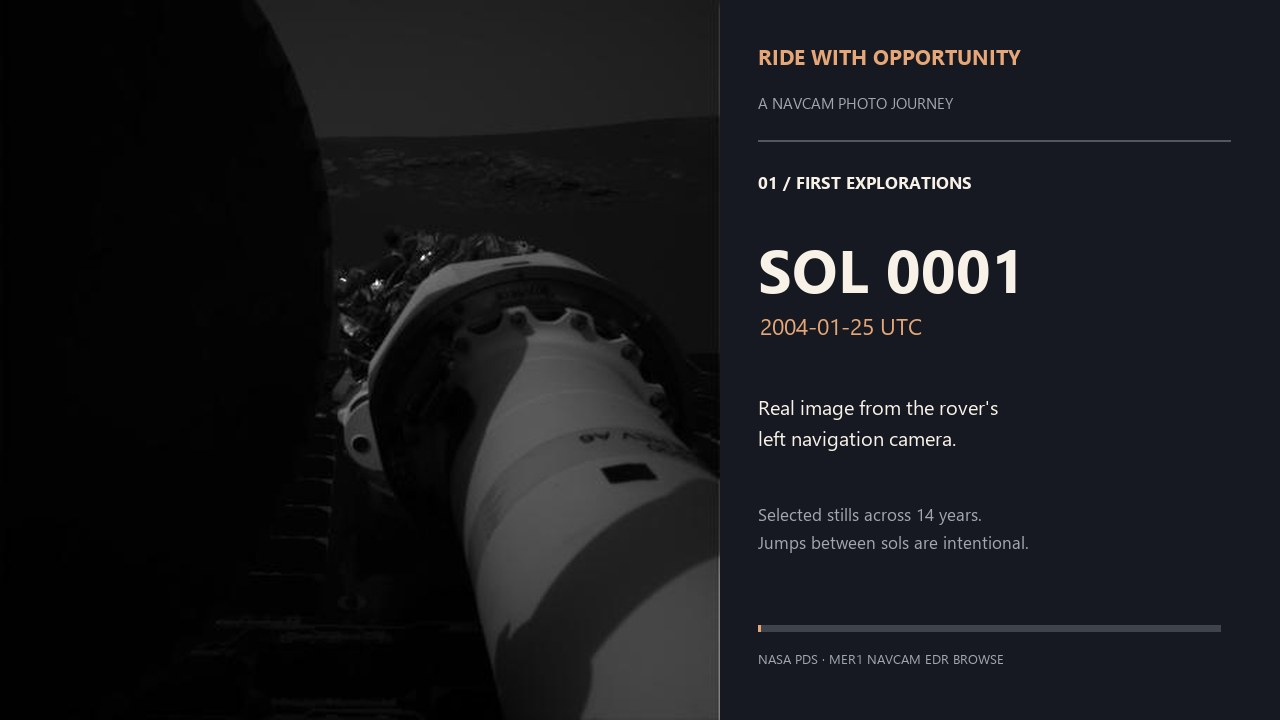
#> input picture ride/frames/frame_0001.jpg, 1280 x 720 px; its folder holds only this picture in this run
$ python audit_ride.py
#> lines starting #> are read from the running program, lines starting #| are printed output that depends on the picture
from pathlib import Path
from PIL import Image, ImageFilter, ImageStat

root=Path(__file__).resolve().parents[1]
files=sorted((root/'ride'/'frames').glob('*.jpg'))
sheet=Image.new('RGB',(10*128,20*84),(10,12,18))
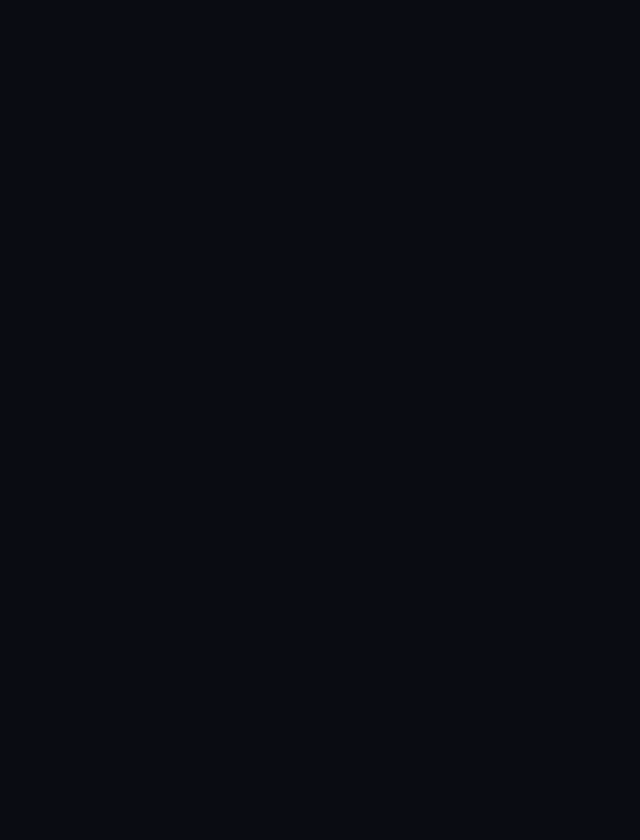
#> sheet: PIL image 1280x1680 RGB (shown at 1/2 size); mean R, G, B 10, 12, 18
from PIL import ImageDraw
draw=ImageDraw.Draw(sheet)
for n,file in enumerate(files):
    with Image.open(file) as source:
#> source is the input picture: PIL image 1280x720 RGB; mean R, G, B 23.1, 24.1, 27.8
        thumb=source.crop((0,0,720,720)).convert('RGB').resize((128,72))
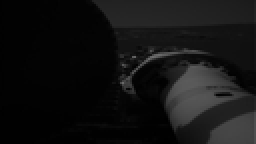
#> thumb: PIL image 128x72 RGB (shown 2 times larger); mean R, G, B 18.4, 18.4, 18.4
    x=(n%10)*128;y=(n//10)*84
    sheet.paste(thumb,(x,y));draw.text((x+4,y+73),str(n+1),fill=(240,240,240))
sheet.save(root/'ride'/'contact-sheet.jpg',quality=80)
for file in sorted((root/'ride'/'frames').glob('*.jpg')):
    with Image.open(file) as source:
        image=source.crop((0,0,720,720)).convert('L').resize((128,128))
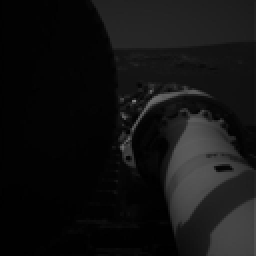
#> image: PIL image 128x128 L (shown 2 times larger); min 0, max 131, mean 18.4
        detail=ImageStat.Stat(image.filter(ImageFilter.FIND_EDGES).crop((8,8,120,120))).mean[0]
#> detail = 5.88
        lower=ImageStat.Stat(image.crop((0,64,128,128))).stddev[0]
#> lower = 27.66
        if int(file.stem.split('_')[1]) in (1,2,14,46,48,49,50,51,63,78,102,112,145,148,150,178,185):
            values=sorted(image.getdata())
#> values = 16384 values from 0 to 131
            print(file.name, 'detail', round(detail,1), 'median', values[len(values)//2], 'max', values[-1], 'lowerStd', round(lower,1))
#| frame_0001.jpg detail 5.9 median 5 max 131 lowerStd 27.7

$ run again, on ride/frames/frame_0008.jpg
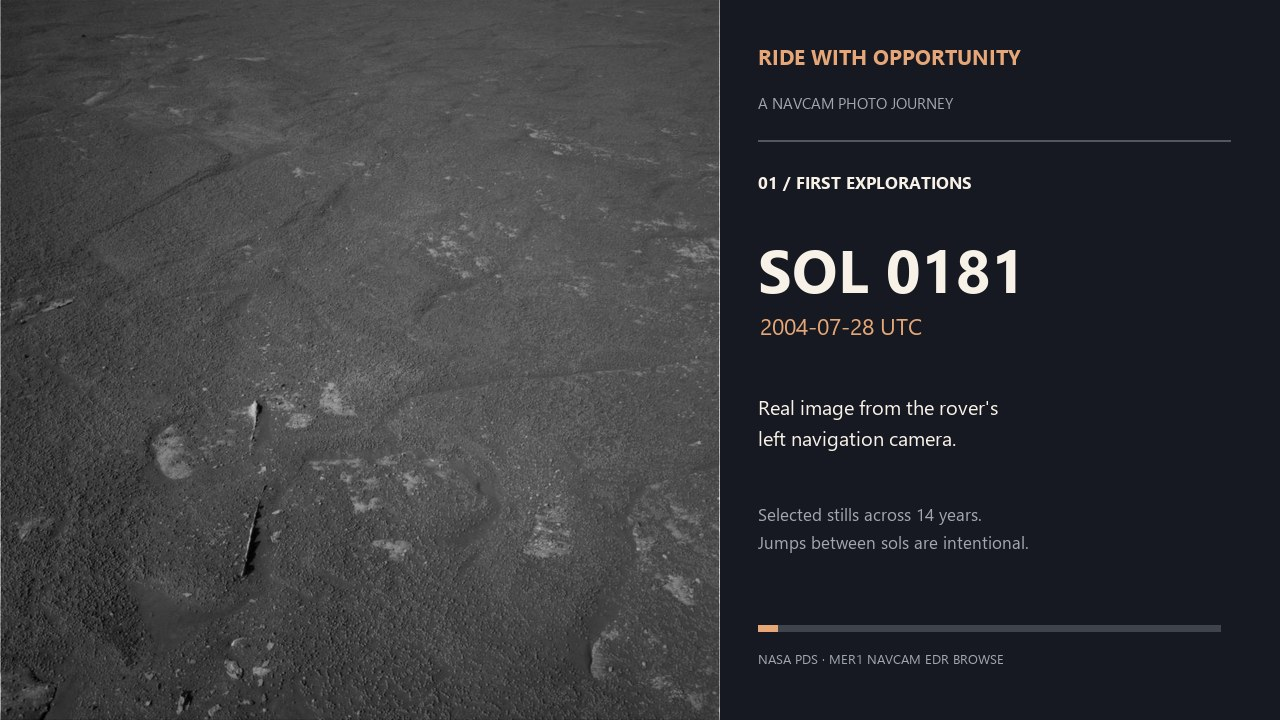
#> input picture ride/frames/frame_0008.jpg, 1280 x 720 px
#> source is the input picture: PIL image 1280x720 RGB; mean R, G, B 54.8, 55.8, 59.4
#> `sheet.save(root/'ride'/'contact-sheet.jpg',quality=80)`:
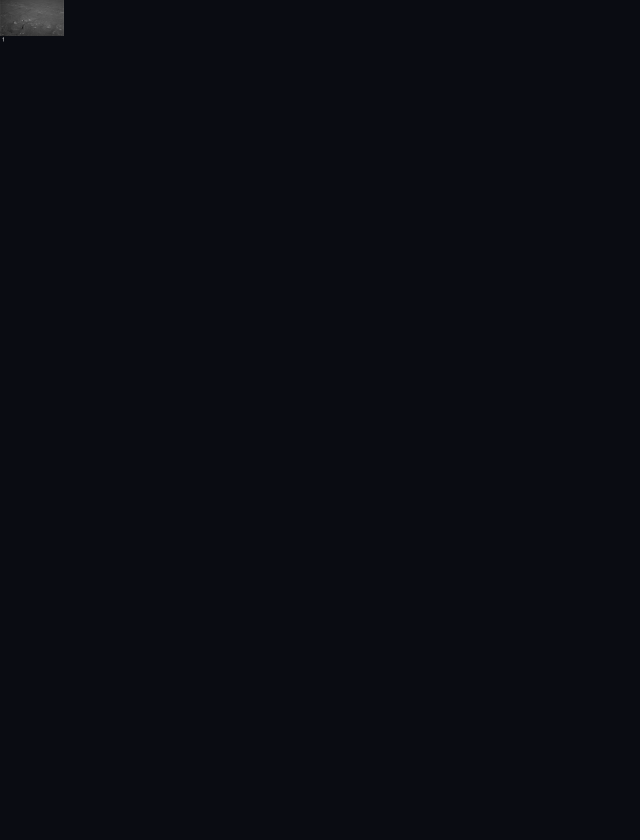
#> saved as contact-sheet.jpg: PIL image 1280x1680 RGB (shown at 1/2 size); mean R, G, B 10.3, 12.3, 18.2
#> `image=source.crop((0,0,720,720)).convert('L').resize((128,128))`:
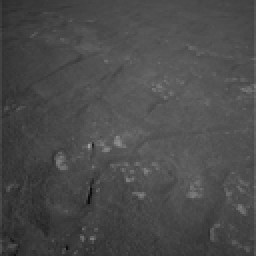
#> image: PIL image 128x128 L (shown 2 times larger); min 12, max 159, mean 74.7
#> detail = 10.12
#> lower = 14.5

$ run again, on ride/frames/frame_0010.jpg
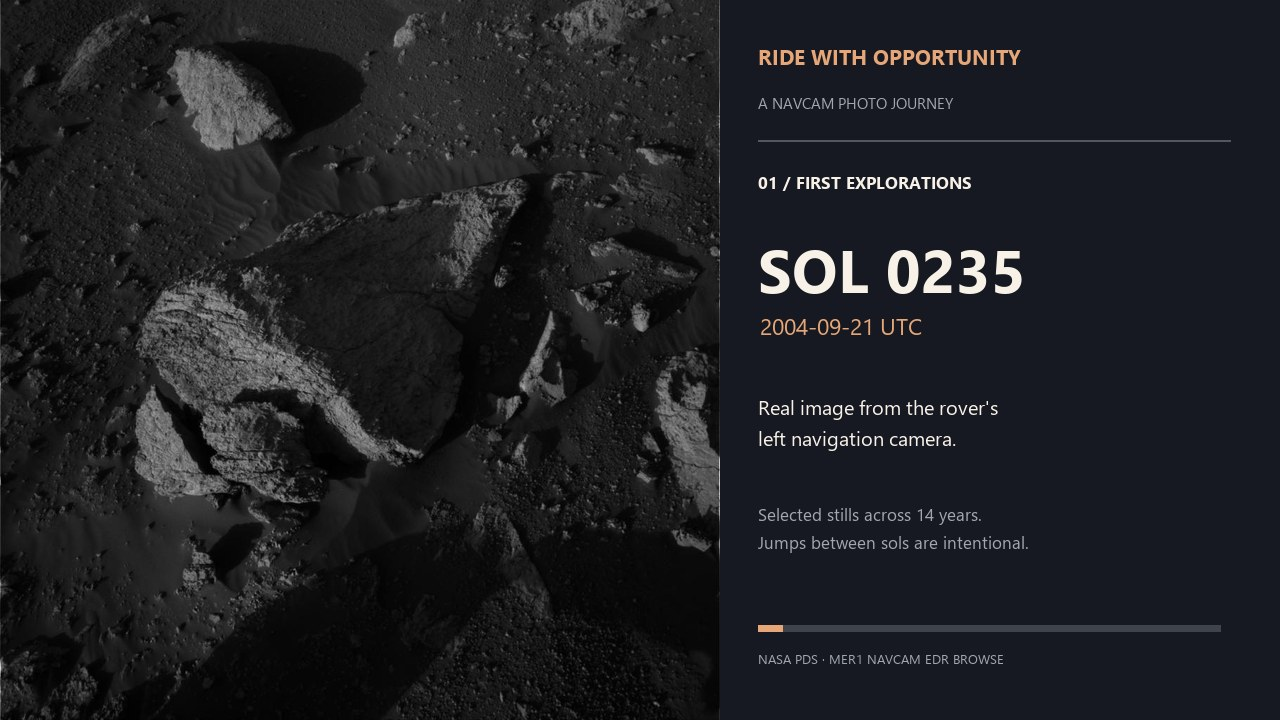
#> input picture ride/frames/frame_0010.jpg, 1280 x 720 px
#> source is the input picture: PIL image 1280x720 RGB; mean R, G, B 30.8, 31.8, 35.5
#> `thumb=source.crop((0,0,720,720)).convert('RGB').resize((128,72))`:
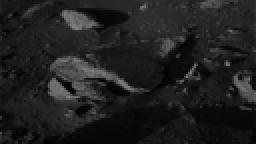
#> thumb: PIL image 128x72 RGB (shown 2 times larger); mean R, G, B 32.1, 32.1, 32.1
#> `image=source.crop((0,0,720,720)).convert('L').resize((128,128))`:
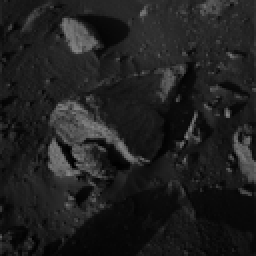
#> image: PIL image 128x128 L (shown 2 times larger); min 0, max 134, mean 32.1
#> detail = 17.94
#> lower = 23.72

$ run again, on ride/frames/frame_0002.jpg
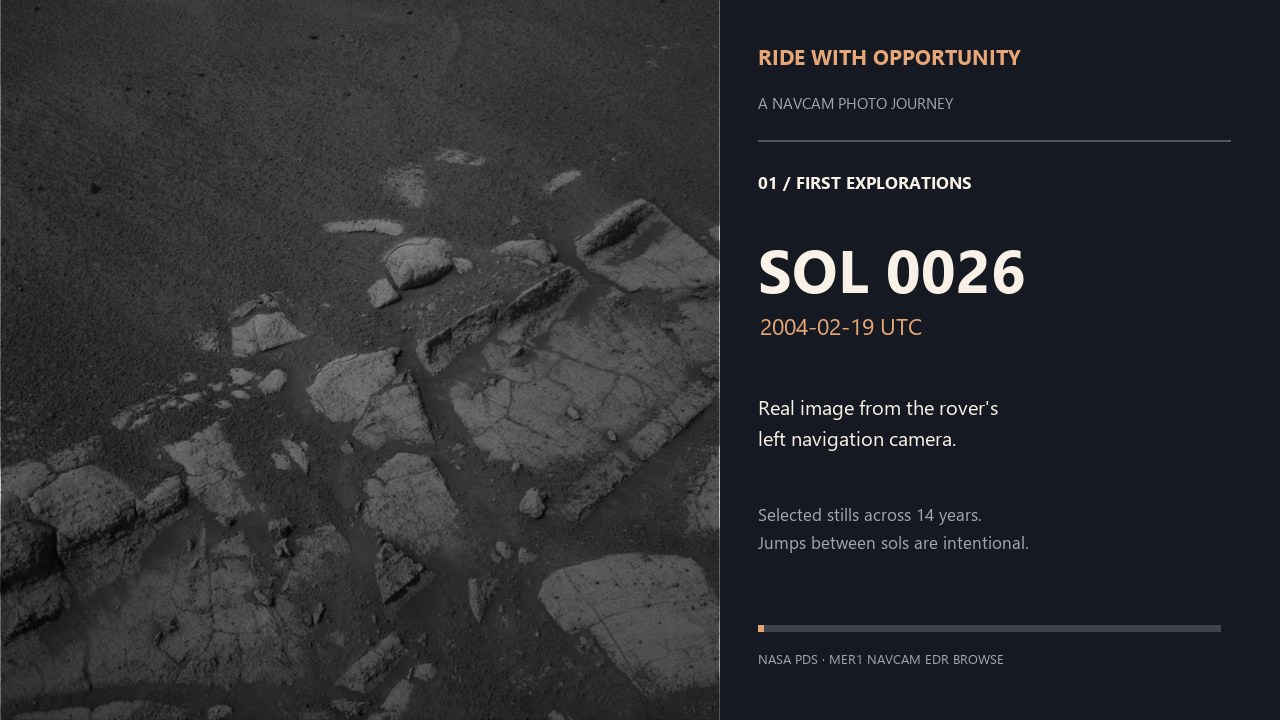
#> input picture ride/frames/frame_0002.jpg, 1280 x 720 px
#> source is the input picture: PIL image 1280x720 RGB; mean R, G, B 44.2, 45.2, 48.8
#> `sheet.save(root/'ride'/'contact-sheet.jpg',quality=80)`:
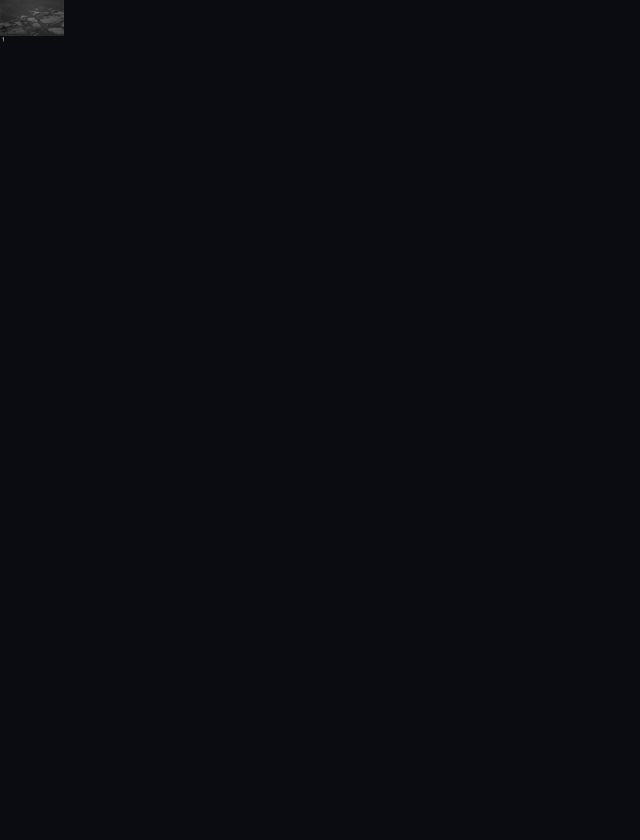
#> saved as contact-sheet.jpg: PIL image 1280x1680 RGB (shown at 1/2 size); mean R, G, B 10.2, 12.2, 18.2
#> `image=source.crop((0,0,720,720)).convert('L').resize((128,128))`:
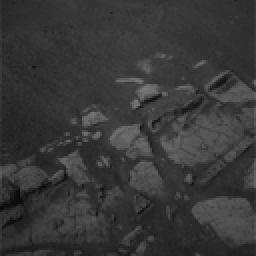
#> image: PIL image 128x128 L (shown 2 times larger); min 7, max 126, mean 55.7
#> detail = 13.65
#> lower = 17.5
#> values = 16384 values from 7 to 126
#| frame_0002.jpg detail 13.6 median 53 max 126 lowerStd 17.5
